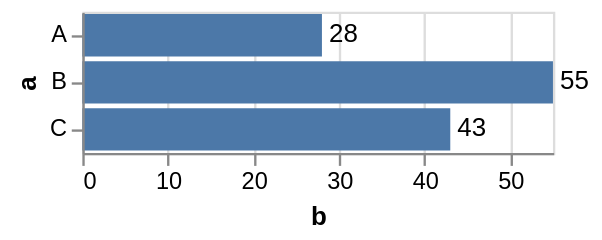

Source (Vega-Lite JSON):
### Vega specification from a JSON file in a GitHub repository (floating-point values rounded to 4 significant figures)
{"$schema": "https://vega.github.io/schema/vega/v5.json", "autosize": "pad", "padding": 5, "width": 200, "style": "cell", "data": [{"name": "source_0", "values": [{"a": "A", "b": 28}, {"a": "B", "b": 55}, {"a": "C", "b": 43}]}, {"name": "data_0", "source": "source_0", "transform": [{"type": "formula", "expr": "toNumber(datum[\"b\"])", "as": "b"}]}, {"name": "data_1", "source": "data_0", "transform": [{"type": "filter", "expr": "datum[\"b\"] !== null && !isNaN(datum[\"b\"])"}]}, {"name": "data_2", "source": "data_0", "transform": [{"type": "filter", "expr": "datum[\"b\"] !== null && !isNaN(datum[\"b\"])"}]}], "signals": [{"name": "y_step", "value": 20}, {"name": "height", "update": "bandspace(domain('y').length, 0.1, 0.05) * y_step"}], "marks": [{"name": "layer_0_marks", "type": "rect", "style": ["bar"], "from": {"data": "data_1"}, "encode": {"update": {"fill": {"value": "#4c78a8"}, "tooltip": {"signal": "{\"a\": ''+datum[\"a\"], \"b\": format(datum[\"b\"], \"\")}"}, "x": {"scale": "x", "field": "b"}, "x2": {"scale": "x", "value": 0}, "y": {"scale": "y", "field": "a"}, "height": {"scale": "y", "band": true}}}}, {"name": "layer_1_marks", "type": "text", "style": ["text", "label"], "from": {"data": "data_2"}, "encode": {"update": {"fill": {"value": "black"}, "tooltip": {"signal": "{\"a\": ''+datum[\"a\"], \"b\": format(datum[\"b\"], \"\")}"}, "x": {"scale": "x", "field": "b"}, "y": {"scale": "y", "field": "a", "band": 0.5}, "text": {"signal": "format(datum[\"b\"], \"\")"}}}}], "scales": [{"name": "x", "type": "linear", "domain": {"fields": [{"data": "data_1", "field": "b"}, {"data": "data_2", "field": "b"}]}, "range": [0, {"signal": "width"}], "nice": true, "zero": true}, {"name": "y", "type": "band", "domain": {"fields": [{"data": "data_1", "field": "a"}, {"data": "data_2", "field": "a"}], "sort": true}, "range": {"step": {"signal": "y_step"}}, "paddingInner": 0.1, "paddingOuter": 0.05}], "axes": [{"scale": "x", "orient": "bottom", "grid": false, "title": "b", "labelFlush": true, "labelOverlap": true, "tickCount": {"signal": "ceil(width/40)"}, "zindex": 1}, {"scale": "x", "orient": "bottom", "gridScale": "y", "grid": true, "tickCount": {"signal": "ceil(width/40)"}, "domain": false, "labels": false, "maxExtent": 0, "minExtent": 0, "ticks": false, "zindex": 0}, {"scale": "y", "orient": "left", "grid": false, "title": "a", "labelOverlap": true, "zindex": 1}], "config": {"style": {"label": {"align": "left", "baseline": "middle", "dx": 3}}}}
